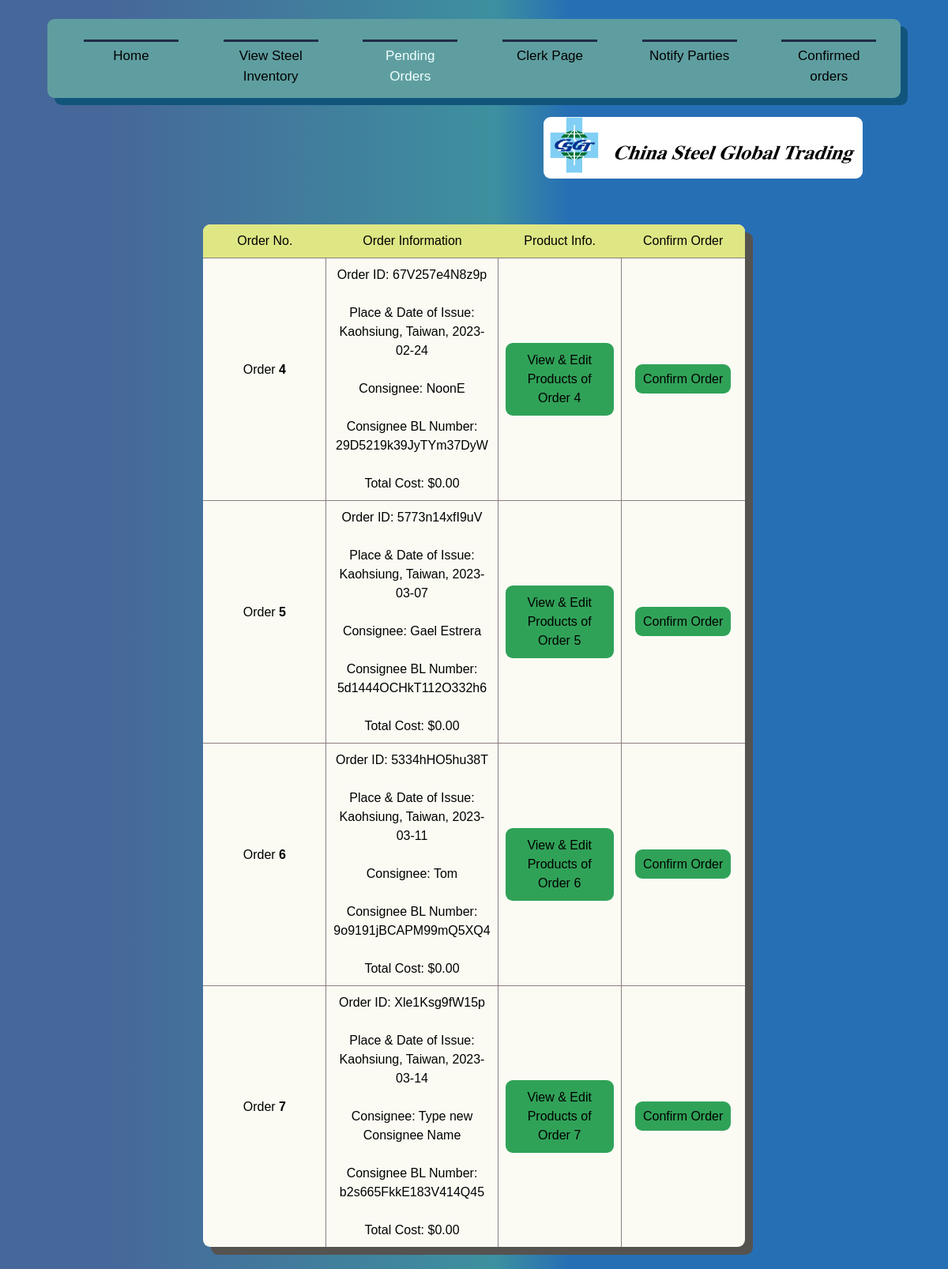
The page /PendingOrders (signed in) on the database as committed earlier.
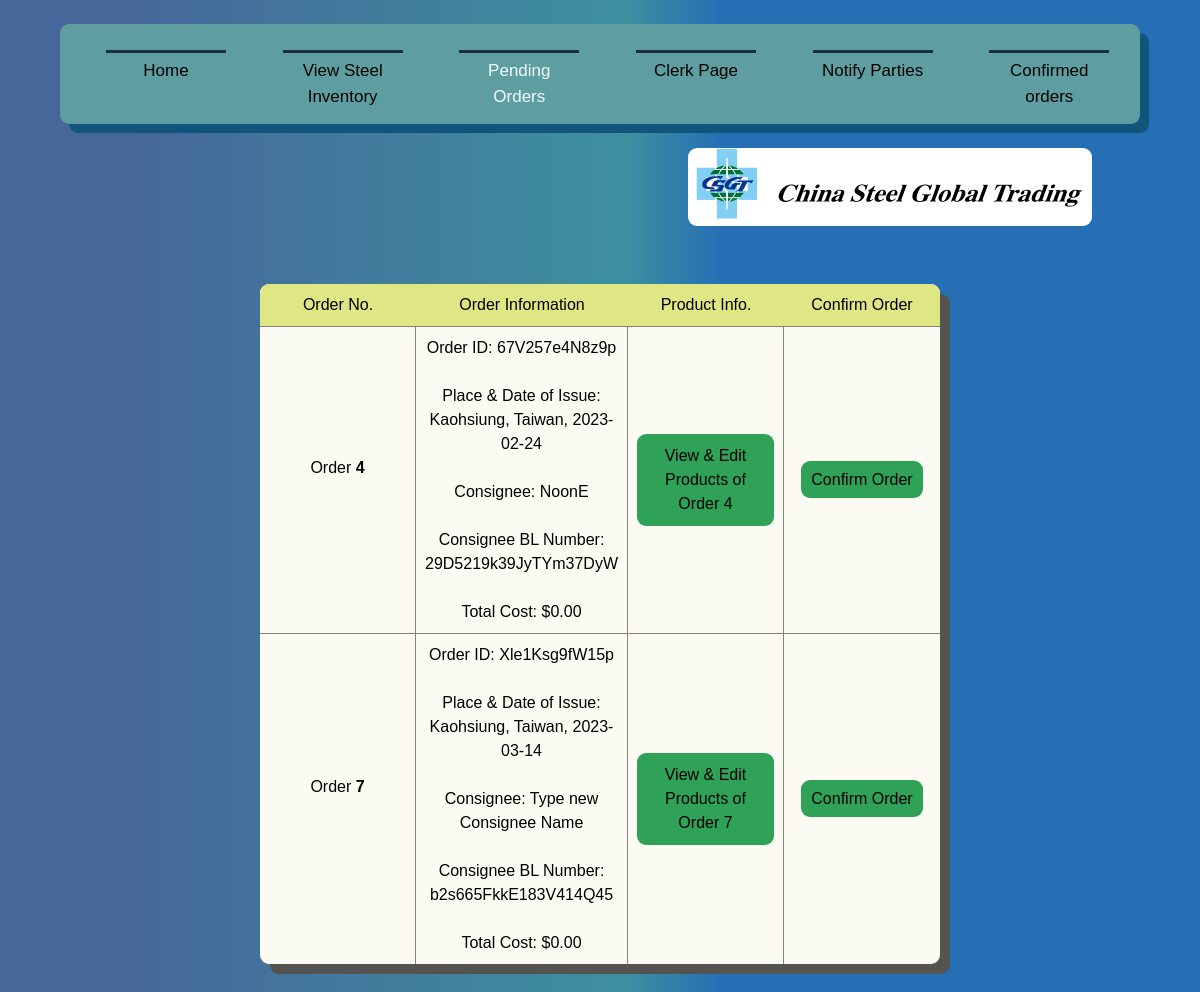
The same page on the database as committed later.
### Inventory/models.py (models this page shows, shortened)
class FinalOrder(models.Model):
    ShipperName = models.CharField(max_length=100, default='', blank=True)
    OceanVessel = models.CharField(max_length=50, null=True, default='')
    LocalVessel =  models.CharField(max_length=50, null=True, default='')
    LocalVesselOrigin = models.CharField(max_length=50, null=True, default='')
    TotalCost = models.DecimalField(default=0, validators=[DecimalValidator(10,2)], decimal_places=2, max_digits=10)
    Finished = models.BooleanField(default=False) #confirmed or not
    OrderDate = models.DateField(auto_now_add=True)#auto_now_add=True)
    Verification = models.CharField(default='',unique=True, max_length=13, null=True, blank=True) #Orderid -> verification
    BL = models.ForeignKey(Consignee, null=False, blank=True, on_delete=models.CASCADE)
    NotifyName = models.ForeignKey(NotifyParty, default=None, on_delete=models.CASCADE, null=True, blank=True)
    NumOfBL = models.IntegerField(default=3, null=True, blank=True)
    PayAt = models.CharField(default='', max_length=70, null=True, blank=True)
    Place = models.CharField(default="Kaohsiung, Taiwan", max_length=70, null=False)
    PlaceDate = models.CharField(default='', max_length=100, blank=True)
    Charges = models.DecimalField(default=0.0, max_length=11, validators=[MinValueValidator(Decimal('0.01'))], null=True, blank=True, decimal_places=2, max_digits=8)
    RevTons = models.CharField(max_length=1000, default='', null=True, blank=True)
    Rate = models.DecimalField(default=0.0, null=True, blank=True, validators=[MinValueValidator(Decimal('0.01'))], decimal_places=2, max_digits=8)
    Prepaid = models.CharField(max_length=20, default='', blank=True)
    Collect = models.CharField(max_length=20, default='', blank=True)
    Portload = models.CharField(max_length=255, default='', blank=True)
    Portdis = models.CharField(max_length=255, default='', blank=True)
    TranshTo = models.CharField(max_length=50, default='', null=True, blank=True)
    FinalDest = models.CharField(max_length=255, default='', null=True, blank=True)
    Voyage = models.SmallIntegerField(default=0, blank=True)
    objects = models.Manager()

class Consignee(models.Model):
    BL = models.CharField(max_length=20, default='', unique=True)
    Name = models.CharField(max_length=100)

### Inventory/views.py (the view, shortened to what this page needs)
# urls.py: path('PendingOrders',views.ShowProds, name='Products2'),
def ShowProds(request):
    condition = ""
    if request.user.is_authenticated:
        condition = True
        request.session['NAVIGATE'] = "users"
        AllOrders = FinalOrder.objects.filter(Finished = False)
        return render(request, 'Inventory/users2.html',{
            'C' : condition,
            'Orders' : AllOrders,
        })

### Inventory/templates/Inventory/users2.html (shortened to what this page needs)
{% extends 'Inventory/base.html' %}
{% load static %}
    {% block content %}
    <br><br>
    <table style="font-style: normal; font-weight: normal;" class="Frame">
        <tr class="identify">
            <th style="border-top-left-radius: 9px;"> Order No. </th>
            <th> Order Information </th>
            <th> Product Info. </th>
            <th style="border-top-right-radius: 9px;"> Confirm Order </th>
        </tr>
        {% for o in Orders %}
        <tr class="Header" id="main">
            <th id="firsty">
                Order <b>{{o.pk}}</b> <br><br>
            </th>
            <th> Order ID: {{o.Verification}} <br><br>
                Place & Date of Issue: {{o.PlaceDate}} <br><br>
                Consignee: {{o.BL.Name}} <br><br>
                Consignee BL Number: {{o.BL.BL}} <br><br>
                Total Cost: ${{o.TotalCost}}
            </th>
            <th> <a class="Button" href="{% url 'UnfTrans' pk=o.pk %}" id="ViewProds"> View & Edit Products of <br> Order {{o.pk}} </a> </th>
            <th id="lasty"> <a class="Button" style="width: 20vw;" href="{% url 'completeorder' pk=o.pk %}"> Confirm Order </a>
            </th>
        </tr>
        {% endfor %}
    </table>
    <br><br>
    {% endblock %}

Rows that differ between the two databases and show on the page:
no longer on this page (row edited): FinalOrder: pk "5", Verification "5773n14xfI9uV", PlaceDate "Kaohsiung, Taiwan, 2023-03-07", BL.Name "Gael Estrera", BL.BL "5d1444OCHkT112O332h6", TotalCost "0.00"
no longer on this page (row edited): FinalOrder: pk "6", Verification "5334hHO5hu38T", PlaceDate "Kaohsiung, Taiwan, 2023-03-11", BL.Name "Tom", BL.BL "9o9191jBCAPM99mQ5XQ4", TotalCost "0.00"
